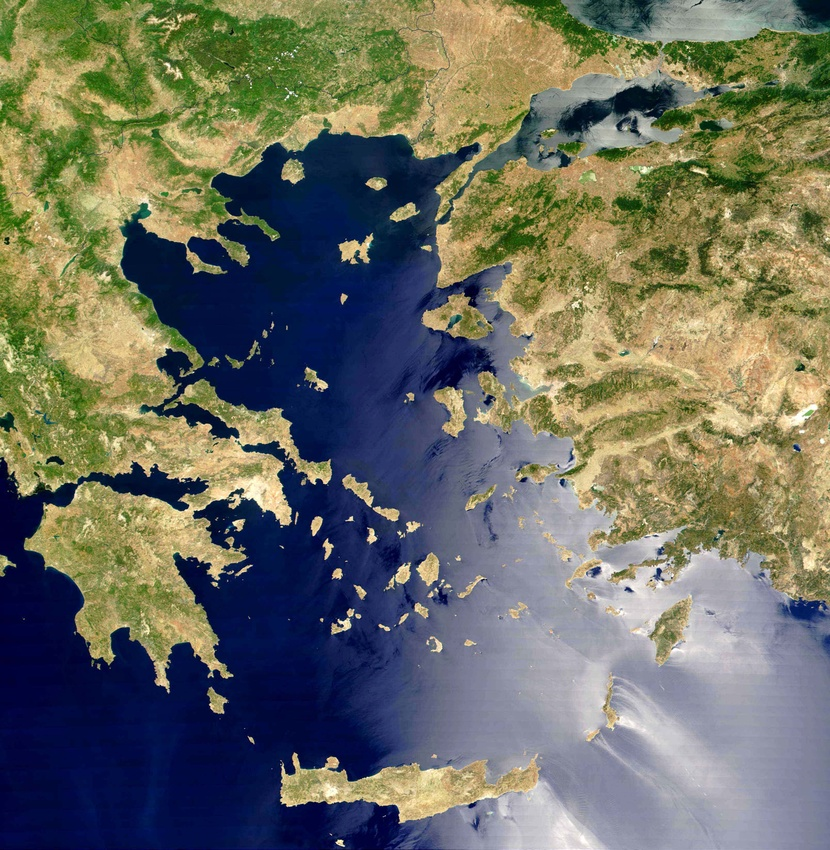
#> input picture Hausdorff/Aegeansea.jpg, 830 x 850 px, shrunk from 1608 x 1648 before the run, given in place of vid1_IR.avi, which was not available
$ python Termovision.py
#> lines starting #> are read from the running program, lines starting #| are printed output that depends on the picture; after the words box and inside, x2 and y2 are one past the last pixel; in counts of white or black regions, pixels touching at a corner belong together; pictures that were not available may be replaced by others from this repository, and a replacement may not be noted
import cv2
import numpy as np
import copy
import matplotlib.pyplot as plt
cap = cv2.VideoCapture('vid1_IR.avi')
d = 30

def remove_rec(recs):
    for i in recs:
        for j in recs:
            if i != j:
                if (i[0] == j[0] and j[2] == i[2]) or (i[1] == j[1] and i[3] == j[3]):
                    if i in recs:
                        recs.remove(i)
                if i[0] in range(j[0], j[1]) and i[2] in range(j[2], j[3]) or \
                        i[1] in range(j[0], j[1]) and i[3] in range(j[2], j[3]) or \
                        i[0] in range(j[0], j[1]) and i[3] in range(j[2], j[3]) or \
                        i[1] in range(j[0], j[1]) and i[2] in range(j[2], j[3]):
                    if i in recs:
                        recs.remove(i)
    return recs


while (cap.isOpened()):
    ret, frame = cap.read()
#> frame is the input picture: shape (850, 830, 3); mean B, G, R 98.1, 109.7, 108
    G = cv2.cvtColor(frame, cv2.COLOR_BGR2GRAY)
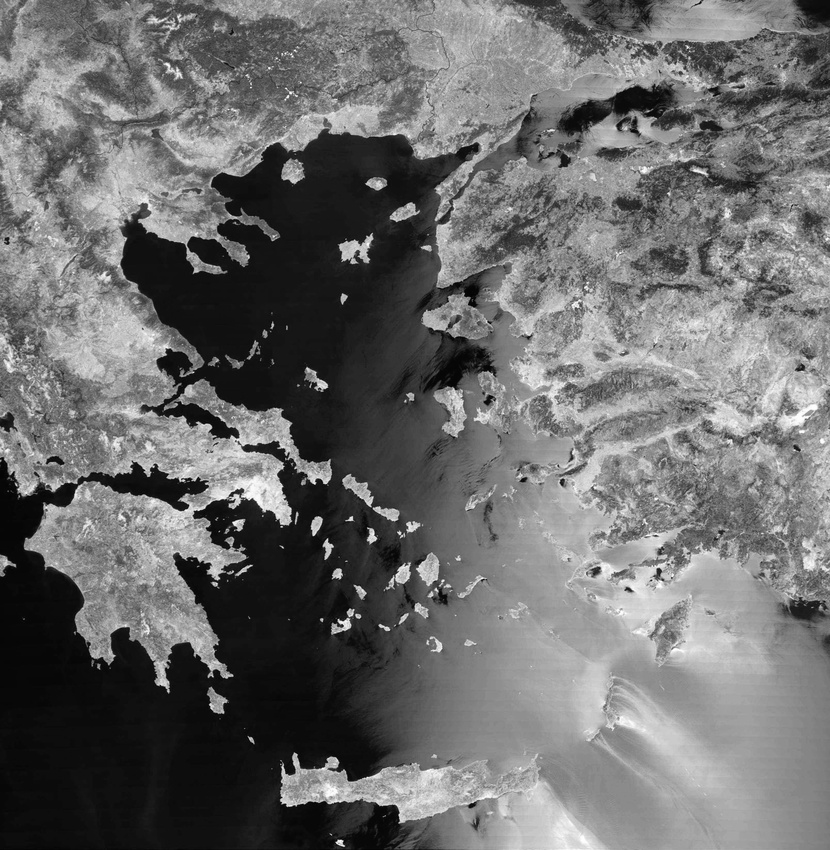
#> G: shape (850, 830); min 1, max 255, mean 107.9
    B = cv2.threshold(G, 40, 255, cv2.THRESH_BINARY)
    I = cv2.erode(B[1], np.ones((12, 12), np.uint8), 10)
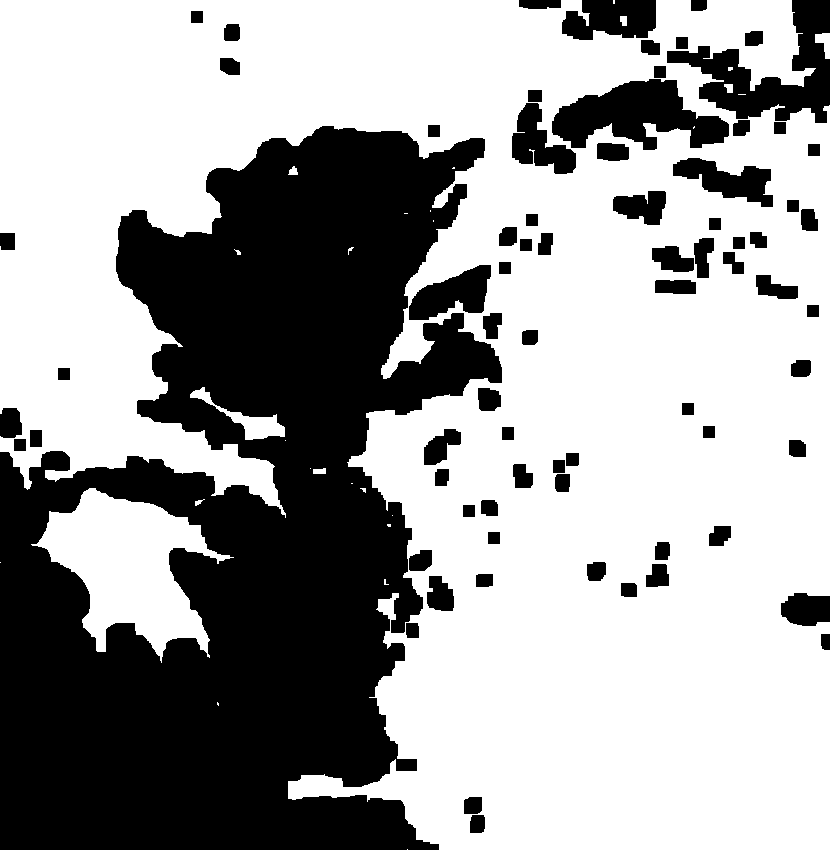
#> I: shape (850, 830); 62.9% white; 74 black regions, largest, box (x1, y1, x2, y2) and area: (0, 126, 502, 850) 215274, (667, 0, 830, 123) 7975, (552, 79, 729, 150) 7145
    I = cv2.dilate(I, np.ones((12, 12), np.uint8), 10)
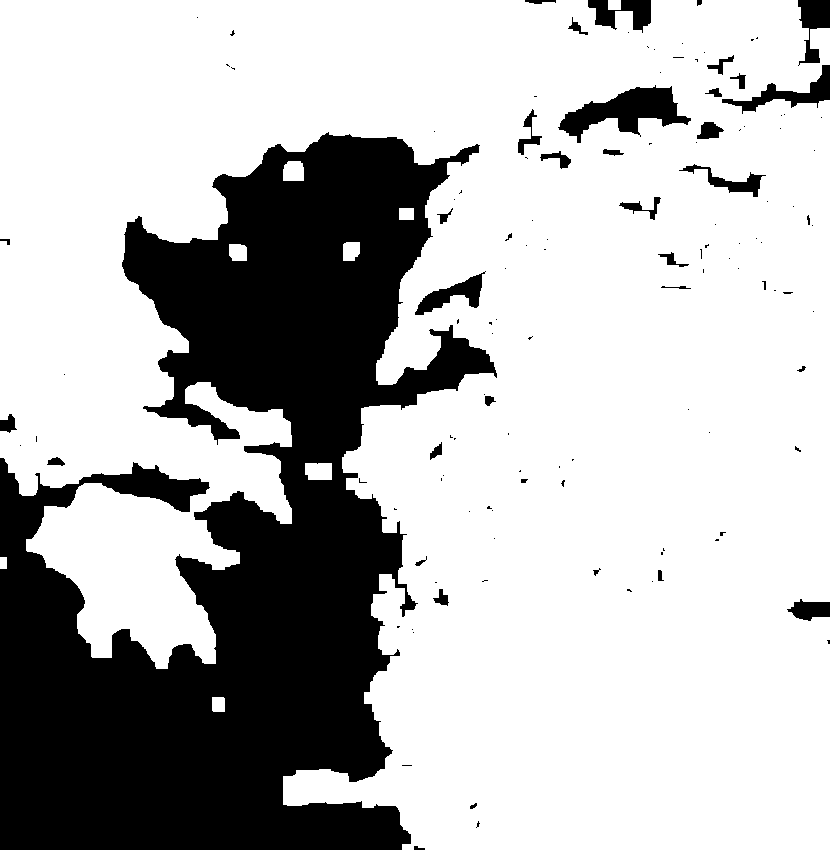
#> I: shape (850, 830); 72.3% white; 127 black regions (89 under 20 px), largest, box (x1, y1, x2, y2) and area: (0, 132, 497, 850) 182636, (558, 85, 691, 143) 3372, (722, 65, 830, 114) 1431
    I = cv2.erode(I, np.ones((3, 3), np.uint8), 1)
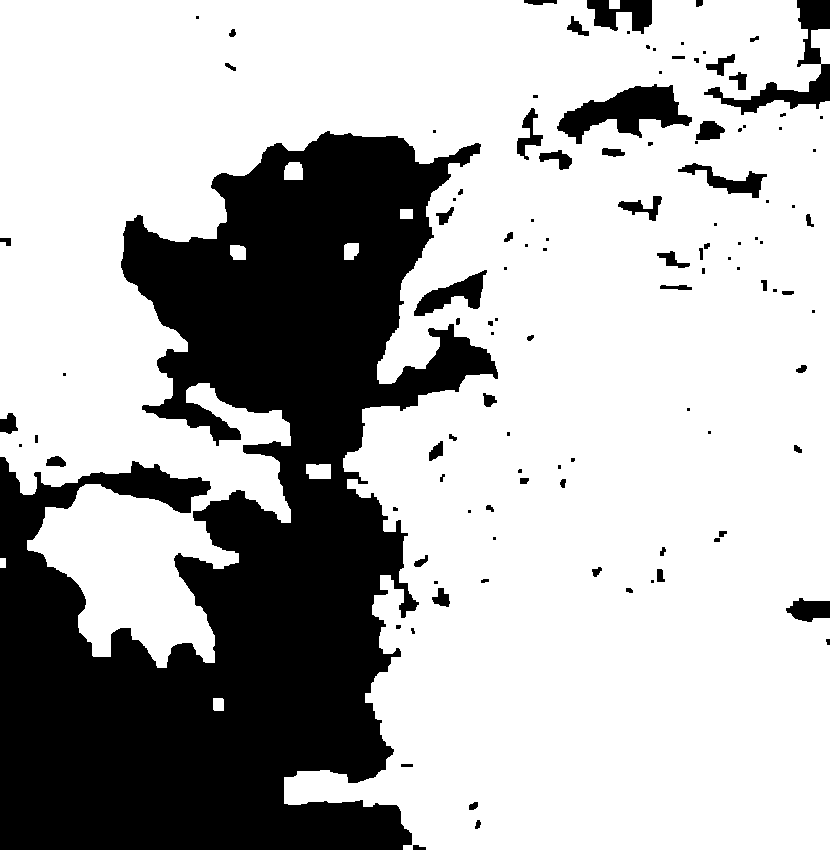
#> I: shape (850, 830); 70.8% white; 113 black regions (51 under 20 px), largest, box (x1, y1, x2, y2) and area: (0, 131, 498, 850) 188323, (557, 84, 692, 144) 3836, (704, 0, 830, 115) 3187
    I = cv2.medianBlur(I, 7)
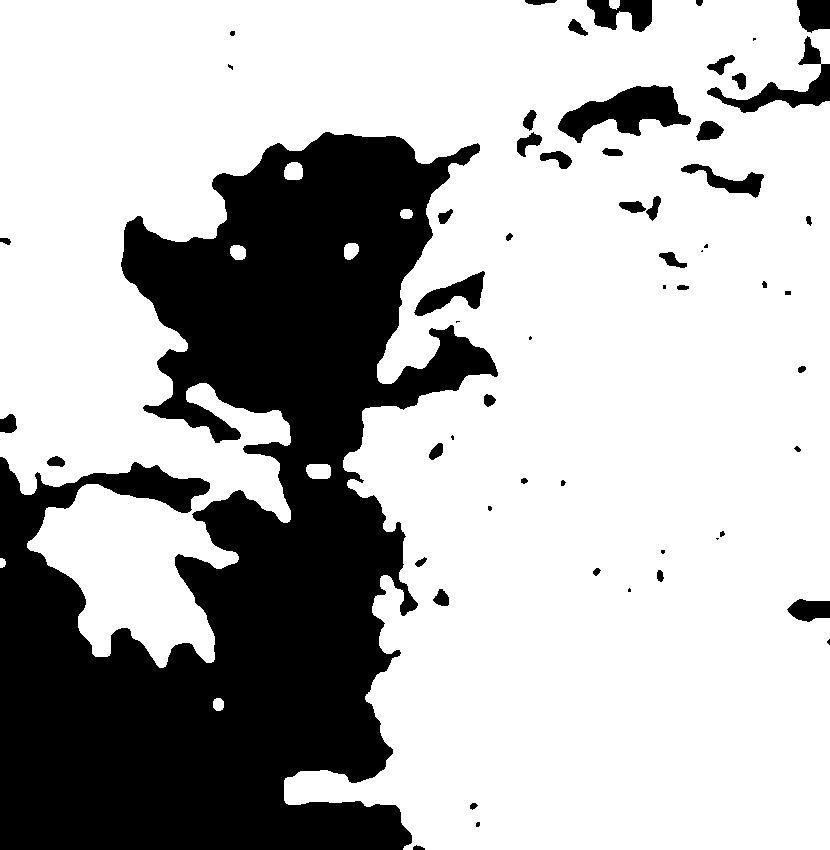
#> I: shape (850, 830); 71.1% white; 58 black regions (14 under 20 px), largest, box (x1, y1, x2, y2) and area: (0, 132, 498, 850) 188407, (558, 85, 691, 143) 3810, (707, 36, 830, 113) 2243
    I_ref = copy.deepcopy(I)

    if cv2.waitKey(1) & 0xFF == ord('q'):  # przerwanie petli powcisnieciu klawisza ’q’
#> (key q is pressed here)
        break

    retval, labels, stats, centroids = cv2.connectedComponentsWithStats(I)
    recs = []
    new_recs = list()
    for pi in range(1, stats.shape[0]):
        if stats.shape[0] > 0:
            x = stats[pi, 0]
            y = stats[pi, 1]
            w = stats[pi, 2]
            h = stats[pi, 3]
            x1 = x
            x2 = x + w
            y1 = y
            y2 = y + h

            recs.append([x1, x2, y1, y2])

            for i in recs:
                if (i[1]>(x1-d) and i[1]<(x2+d) and i[3]>(y1-d) and i[3]<(y2+d)) or \
                        (i[0] > (x1-d) and i[0] < (x2+d) and i[2] > (y1-d) and i[2] < (y2+d)) or \
                        (i[1]>(x1-d) and i[1]<(x2+d) and i[2]>(y1-d) and i[2]<(y2+d)) or \
                        (i[0]>(x1-d) and i[0]<(x2+d) and i[3]>(y1-d) and i[3]<(y2+d)):

                    x1 = min([x1, i[0], x2, i[1]])
                    x2 = max([x2, i[1], x1, i[0]])
                    y1 = min([y1, i[2], y2, i[3]])
                    y2 = max([y2, i[3], y1, i[2]])

                    new_recs.append([x1, x2, y1, y2])

            recs = recs + new_recs

            recs = remove_rec(recs)
            recs = remove_rec(recs)
            recs = remove_rec(recs)

    for i in recs:
        cv2.rectangle(I, (i[0], i[2]), (i[1], i[3]), (200, 0, 0), 2)

    cv2.imshow('', I)
    cv2.waitKey(10)

cap.release()
